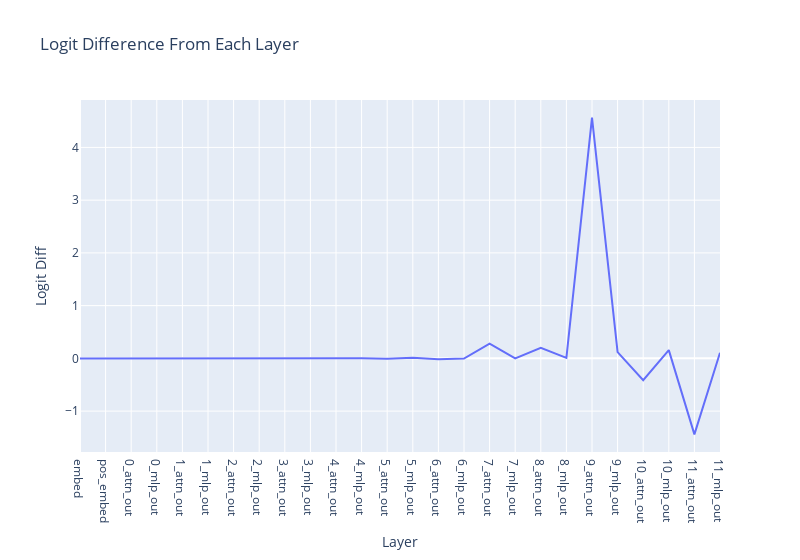

The cell this chart's notebook holds for it:
### Markdown cell above
**Per layer** aka differences between adjacent residual stream. Here, the kth transformer block consists of an attention layer (move info around) and an MLP layer (process info).

### Code cell
per_layer_residual, labels = cache.decompose_resid(layer=-1, pos_slice=-1, return_labels=True)
print(cache.decompose_resid)
per_layer_logit_diffs = residual_stack_to_logit_diff(per_layer_residual, cache)

line(
    per_layer_logit_diffs, 
    hovermode="x unified",
    title="Logit Difference From Each Layer",
    labels={"x": "Layer", "y": "Logit Diff"},
    xaxis_tickvals=labels,
    width=800
)

### Figure 1 — Plotly figure (JSON) as saved in the notebook; plotly's stock layout.template omitted (floating-point values rounded to 4 significant figures)
{"data": [{"hovertemplate": "Layer=%{x}<br>Logit Diff=%{y}<extra></extra>", "legendgroup": "", "line": {"color": "#636efa", "dash": "solid"}, "marker": {"symbol": "circle"}, "mode": "lines", "name": "", "orientation": "v", "showlegend": false, "type": "scatter", "x": [0, 1, 2, 3, 4, 5, 6, 7, 8, 9, 10, 11, 12, 13, 14, 15, 16, 17, 18, 19, 20, 21, 22, 23, 24, 25], "xaxis": "x", "y": [-0.0002837, 0.0002966, -0.006656, -0.000882, -0.001551, 0.0003389, 5.131e-05, 0.002205, -0.00146, -0.001722, -0.005434, 0.0009056, -0.005739, 0.0108, -0.01817, -0.002556, 0.2796, 0.0008343, 0.1995, 0.009915, 4.566, 0.1174, -0.4124, 0.1565, -1.442, 0.1065], "yaxis": "y"}], "layout": {"hovermode": "x unified", "legend": {"tracegroupgap": 0}, "title": {"text": "Logit Difference From Each Layer"}, "width": 800, "xaxis": {"anchor": "y", "domain": [0, 1], "tickmode": "array", "ticktext": ["embed", "pos_embed", "0_attn_out", "0_mlp_out", "1_attn_out", "1_mlp_out", "2_attn_out", "2_mlp_out", "3_attn_out", "3_mlp_out", "4_attn_out", "4_mlp_out", "5_attn_out", "5_mlp_out", "6_attn_out", "6_mlp_out", "7_attn_out", "7_mlp_out", "8_attn_out", "8_mlp_out", "9_attn_out", "9_mlp_out", "10_attn_out", "10_mlp_out", "11_attn_out", "11_mlp_out"], "tickvals": [0, 1, 2, 3, 4, 5, 6, 7, 8, 9, 10, 11, 12, 13, 14, 15, 16, 17, 18, 19, 20, 21, 22, 23, 24, 25], "title": {"text": "Layer"}}, "yaxis": {"anchor": "x", "domain": [0, 1], "title": {"text": "Logit Diff"}}}}
